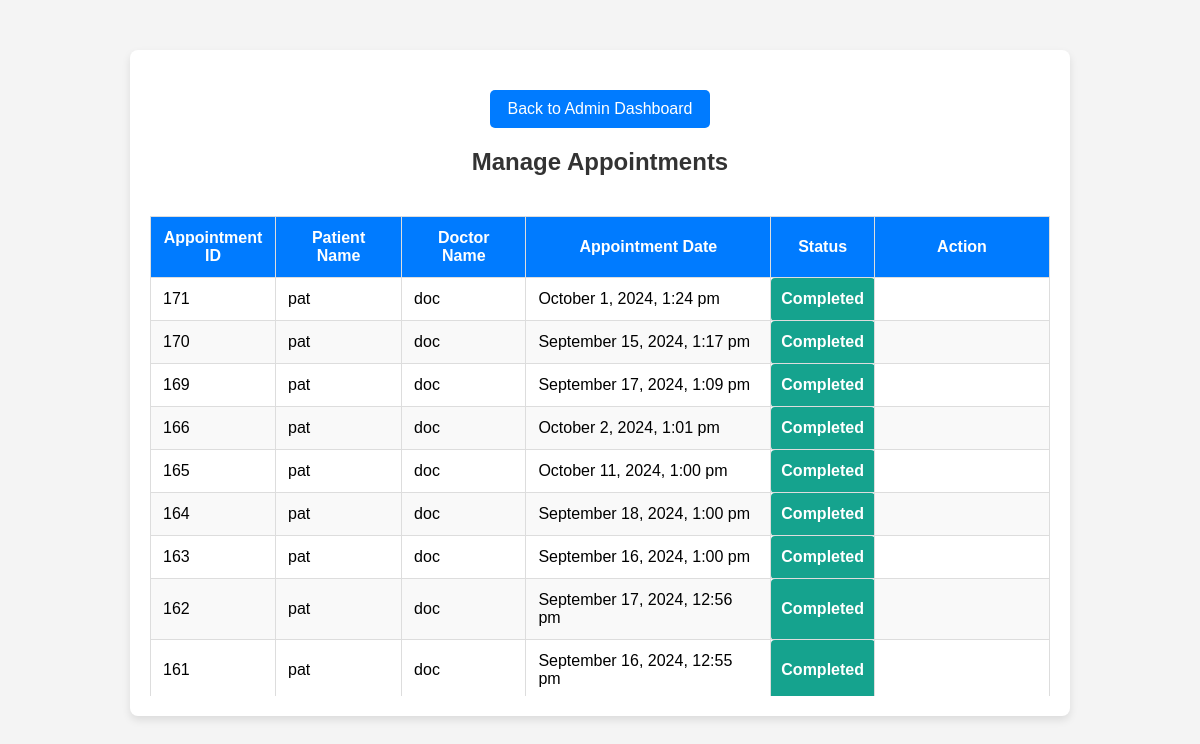
The page /admin/manage_appointments.php (signed in) on the database its author committed.
### tables this page shows
CREATE TABLE `appointments` (
  `id` int(11) NOT NULL,
  `patient_id` int(11) NOT NULL,
  `doctor_id` int(11) NOT NULL,
  `appointment_date` datetime NOT NULL,
  `status` enum('Pending','Completed','Cancelled','Approved') DEFAULT 'Pending',
  `created_at` timestamp NOT NULL DEFAULT current_timestamp(),
  `updated_at` timestamp NOT NULL DEFAULT current_timestamp() ON UPDATE current_timestamp(),
  `patient_name` varchar(255) DEFAULT NULL,
  `doctor_name` varchar(255) DEFAULT NULL
);

CREATE TABLE `users` (
  `id` int(11) NOT NULL,
  `name` varchar(255) NOT NULL,
  `email` varchar(255) NOT NULL,
  `password` varchar(255) NOT NULL,
  `user_type` enum('admin','doctor','patient') NOT NULL,
  `created_at` timestamp NOT NULL DEFAULT current_timestamp(),
  `updated_at` timestamp NOT NULL DEFAULT current_timestamp() ON UPDATE current_timestamp(),
  `image` varchar(255) DEFAULT 'default_images/default.jpg',
  `address` varchar(255) DEFAULT NULL
);

### admin/manage_appointments.php (the view, shortened to what this page needs)
<?php
include '../db.php';
$stmt = $pdo->query("
    SELECT a.id AS appointment_id, u_patient.name AS patient_name, u_doctor.name AS doctor_name, a.appointment_date, a.status
    FROM appointments a
    JOIN patients p ON a.patient_id = p.id
    JOIN users u_patient ON p.user_id = u_patient.id
    JOIN doctors d ON a.doctor_id = d.id
    JOIN users u_doctor ON d.user_id = u_doctor.id
    ORDER BY a.id DESC
");
$appointments = $stmt->fetchAll();
?>
<!DOCTYPE html>
<html lang="en">
<head>
</head>
<body>
    <div class="container">
        <a href="admin_dashboard.php" class="back-button">Back to Admin Dashboard</a>
        <h2>Manage Appointments</h2>
        <div class="table-wrapper">
            <table>
                <thead>
                    <tr>
                        <th class="appointment-id-column">Appointment ID</th>
                        <th>Patient Name</th>
                        <th>Doctor Name</th>
                        <th>Appointment Date</th>
                        <th>Status</th>
                        <th class="action-column">Action</th>
                    </tr>
                </thead>
                <tbody>
                    <?php if (!empty($appointments)): ?>
                        <?php foreach ($appointments as $appointment): ?>
                            <tr>
                                <td class="appointment-id-column"><?php echo htmlspecialchars($appointment['appointment_id']); ?></td>
                                <td><?php echo htmlspecialchars($appointment['patient_name']); ?></td>
                                <td><?php echo htmlspecialchars($appointment['doctor_name']); ?></td>
                                <td><?php echo htmlspecialchars(date('F j, Y, g:i a', strtotime($appointment['appointment_date']))); ?></td>
                                <td class="status <?php echo htmlspecialchars($appointment['status']); ?>">
                                    <?php echo htmlspecialchars($appointment['status']); ?>
                                </td>
                                <td class="action-column">
                                </td>
                            </tr>
                        <?php endforeach; ?>
                    <?php else: ?>
                        <tr>
                            <td colspan="6" class="no-appointments">No appointments found.</td>
                        </tr>
                    <?php endif; ?>
                </tbody>
            </table>
        </div>
    </div>
</body>
</html>

### admin/manage_appointments.php (style rules this page uses)
body { font-family: Arial, sans-serif; background-color: #f4f4f4; margin: 0; padding: 0; }
.container { max-width: 900px; margin: 50px auto; padding: 20px; background-color: #fff; border-radius: 8px; box-shadow: 0 4px 8px rgba(0, 0, 0, 0.1); overflow: hidden; }
h2 { text-align: center; color: #333; margin-bottom: 20px; }
.back-button { display: block; width: 200px; margin: 20px auto; padding: 10px; background-color: #007bff; color: #fff; text-align: center; text-decoration: none; border-radius: 5px; font-size: 16px; border: none; cursor: pointer; }
.table-wrapper { width: 100%; overflow-x: auto; overflow-y: auto; max-height: 500px; }
table { width: 100%; border-collapse: collapse; margin-top: 20px; }
table, th, td { border: 1px solid #ddd; }
th, td { padding: 12px; text-align: left; }
th, td.status { text-align: center; }
th { background-color: #007bff; color: #fff; }
tr:nth-child(even) { background-color: #f9f9f9; }
.status { padding: 5px 10px; border-radius: 4px; color: #fff; text-align: center; font-weight: bold; }
.status.Completed { background-color: #15a38e; }
th.appointment-id-column, td.appointment-id-column { width: 100px; }
th.action-column, td.action-column { width: 150px; text-align: center; }

### rows shown on the page
appointments: id "171", users.name "pat", users.name "doc", appointment_date "October 1, 2024, 1:24 pm", status "Completed"
appointments: id "170", users.name "pat", users.name "doc", appointment_date "September 15, 2024, 1:17 pm", status "Completed"
appointments: id "169", users.name "pat", users.name "doc", appointment_date "September 17, 2024, 1:09 pm", status "Completed"
appointments: id "166", users.name "pat", users.name "doc", appointment_date "October 2, 2024, 1:01 pm", status "Completed"
appointments: id "165", users.name "pat", users.name "doc", appointment_date "October 11, 2024, 1:00 pm", status "Completed"
appointments: id "164", users.name "pat", users.name "doc", appointment_date "September 18, 2024, 1:00 pm", status "Completed"
appointments: id "163", users.name "pat", users.name "doc", appointment_date "September 16, 2024, 1:00 pm", status "Completed"
appointments: id "162", users.name "pat", users.name "doc", appointment_date "September 17, 2024, 12:56 pm", status "Completed"
appointments: id "161", users.name "pat", users.name "doc", appointment_date "September 16, 2024, 12:55 pm", status "Completed"
